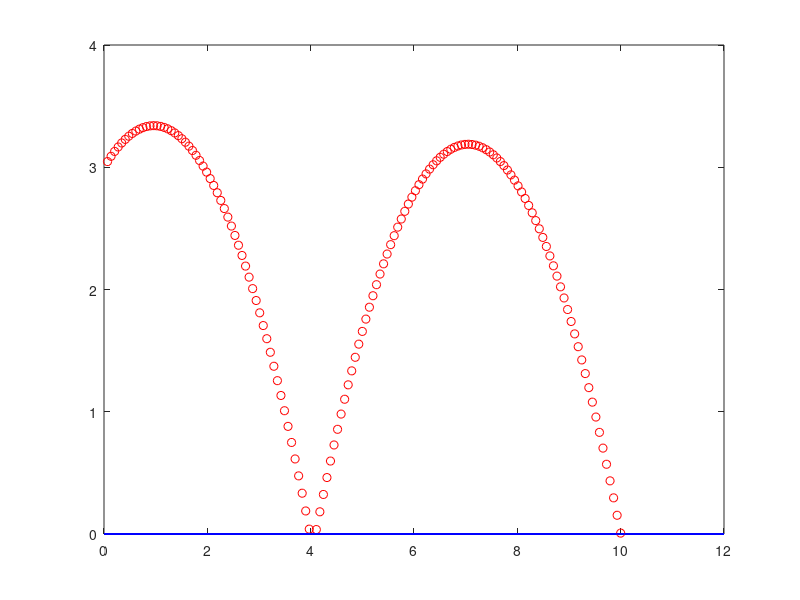

Recreate this plot in MATLAB.
format compact; format shortG; % Animation in Matlab
clear; clf; clc;               % with Numerical Integration

g = -1.37;
x = 0; y = 3;
dx = 100/73; dy = 1; % dx = 100/73 to hit x = 10 (Default: 1)
t = 0; dt = 0.05;
Bounce = 0;
while(Bounce < 2)
    ddx = 0;
    ddy = g;
    dx = dx + ddx * dt;
    dy = dy + ddy * dt;
    x = x + dx * dt;
    y = y + dy * dt;
    t = t + dt;
    if(y < 0)
        dy = abs(dy);
        Bounce = Bounce + 1;
    end
    plot(x,y,'ro',[0,12],[0,0],'b',0,10,'b+');
    xlim([0,12]);
    ylim([0,4]);
    hold on
    %pause(0.01);
end
